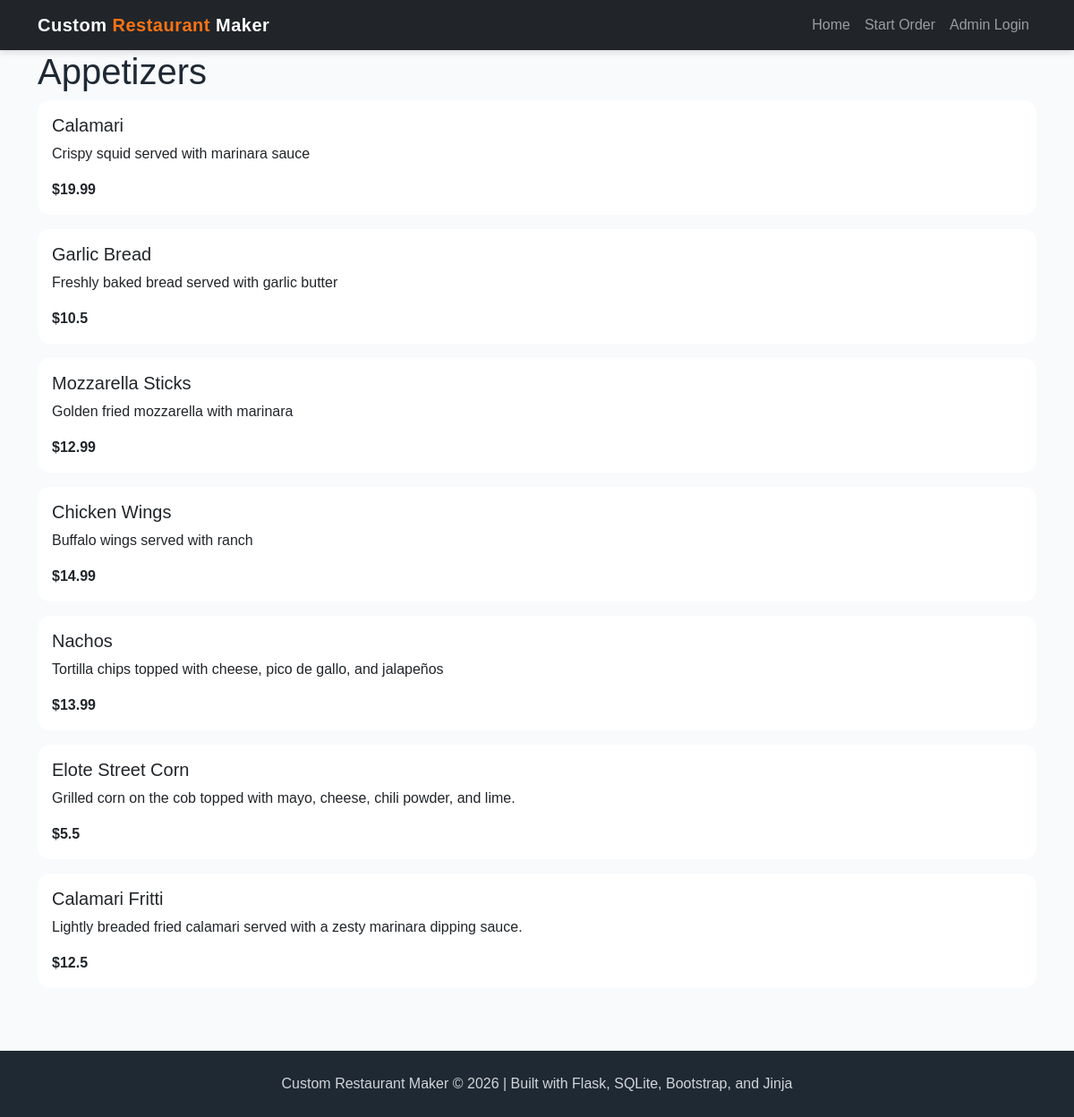
The app's page /appetizers, older data.
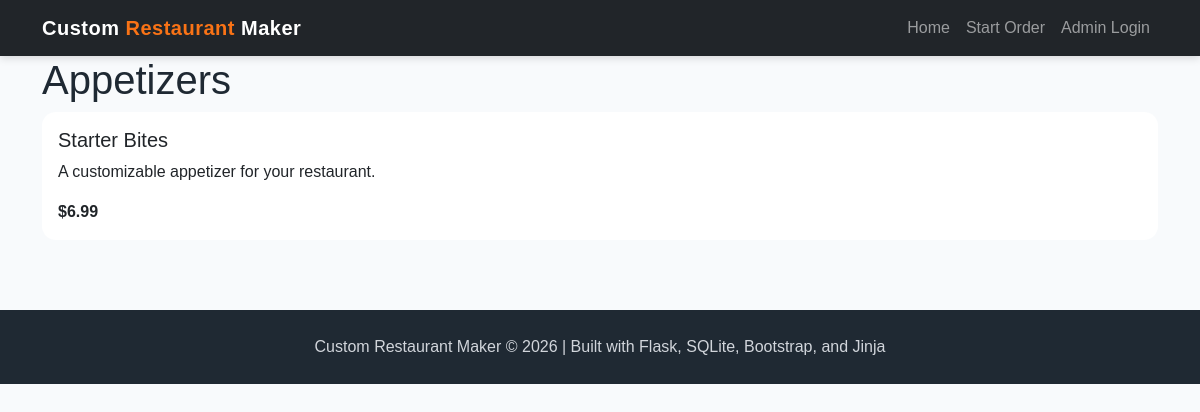
The same page, newer data.
### tables this page shows
CREATE TABLE menu (
    menu_id INTEGER PRIMARY KEY AUTOINCREMENT,
    name TEXT NOT NULL,
    category TEXT NOT NULL,
    price REAL NOT NULL,
    description TEXT
, image_filename TEXT);

### app.py (the view)
@app.route('/appetizers')
def appetizers():
    conn = get_db()
    cur = conn.cursor()
    cur.execute("SELECT * FROM menu WHERE LOWER(category) = ?", ("appetizers",))
    menu = cur.fetchall()
    conn.close()
    return render_template('appetizers.html', menu=menu)

### app.py (called while the page is built)
def get_db():
    conn = sqlite3.connect("project4.db")
    conn.row_factory = sqlite3.Row
    return conn

### templates/appetizers.html (shortened to what this page needs)
{% extends "base.html" %}
{% block content %}
<h1>Appetizers</h1>
{% for item in menu %}
<div class="card mb-3">
    <div class="card-body">
        <h5>{{ item['name'] }}</h5>
        <p>
            {{ item['description'] }}
        </p>
        <strong>
            ${{ item['price'] }}
        </strong>
    </div>
</div>
{% endfor %}
{% endblock %}

### templates/base.html (shortened to what this page needs)
<!DOCTYPE html>
<html>
<head>
    <link href="https://cdn.jsdelivr.net/npm/bootstrap@5.3.3/dist/css/bootstrap.min.css" rel="stylesheet">
    <link rel="stylesheet" href="{{ url_for('static', filename='style.css') }}">
</head>
<body>
<nav class="navbar navbar-expand-lg navbar-dark bg-dark">
    <div class="container">
        <a class="navbar-brand" href="/">
            Custom <span class="brand-highlight">Restaurant</span> Maker
        </a>
        <div class="collapse navbar-collapse" id="navbarNav">
            <div class="navbar-nav ms-auto">
                <a class="nav-link" href="/">Home</a>
                <a class="nav-link" href="/start_order">Start Order</a>
                {% if session.get("admin_logged_in") %}
                    <a class="nav-link" href="/admin">Admin Panel</a>
                    <a class="nav-link" href="/restaurant_setup">Restaurant Setup</a>
                    <a class="nav-link" href="/logout">Logout</a>
                    <a class="nav-link" href="/ai_menu_generator">AI Generator</a>
                {% else %}
                    <a class="nav-link" href="/login">Admin Login</a>
                {% endif %}
            </div>
        </div>
    </div>
</nav>
<main class="container">
    {% block content %}{% endblock %}
</main>
<footer class="footer">
    <div class="container">
        <p>
            Custom Restaurant Maker &copy; 2026 | Built with Flask, SQLite, Bootstrap, and Jinja
        </p>
    </div>
</footer>
</body>
</html>

### static/style.css (style rules this page uses)
:root { --primary-dark: #1f2933; --primary-orange: #f97316; --primary-yellow: #facc15; --primary-green: #16a34a; --soft-bg: #f8fafc; --card-bg: #ffffff; --text-dark: #1f2933; }
body { background-color: var(--soft-bg); color: var(--text-dark); font-family: Arial, Helvetica, sans-serif; }
.navbar { box-shadow: 0 2px 8px rgba(0, 0, 0, 0.15); }
.navbar-brand { font-weight: 700; letter-spacing: 0.5px; }
.brand-highlight { color: var(--primary-orange); }
.card { border: none; border-radius: 14px; transition: transform 0.2s ease, box-shadow 0.2s ease; }
.footer { background-color: var(--primary-dark); color: white; padding: 25px 0; margin-top: 70px; text-align: center; }
.footer p { margin: 0; color: #d1d5db; }

Row changes from the older to the newer data that the page shows:
removed menu: name "Calamari", description "Crispy squid served with marinara sauce", price "19.99"
removed menu: name "Garlic Bread", description "Freshly baked bread served with garlic butter", price "10.5"
removed menu: name "Mozzarella Sticks", description "Golden fried mozzarella with marinara", price "12.99"
removed menu: name "Chicken Wings", description "Buffalo wings served with ranch", price "14.99"
removed menu: name "Nachos", description "Tortilla chips topped with cheese, pico de gallo, and jalapeños", price "13.99"
removed menu: name "Elote Street Corn", description "Grilled corn on the cob topped with mayo, cheese, chili powder, and lime.", price "5.5"
removed menu: name "Calamari Fritti", description "Lightly breaded fried calamari served with a zesty marinara dipping sauce.", price "12.5"
added menu: name "Starter Bites", description "A customizable appetizer for your restaurant.", price "6.99"
